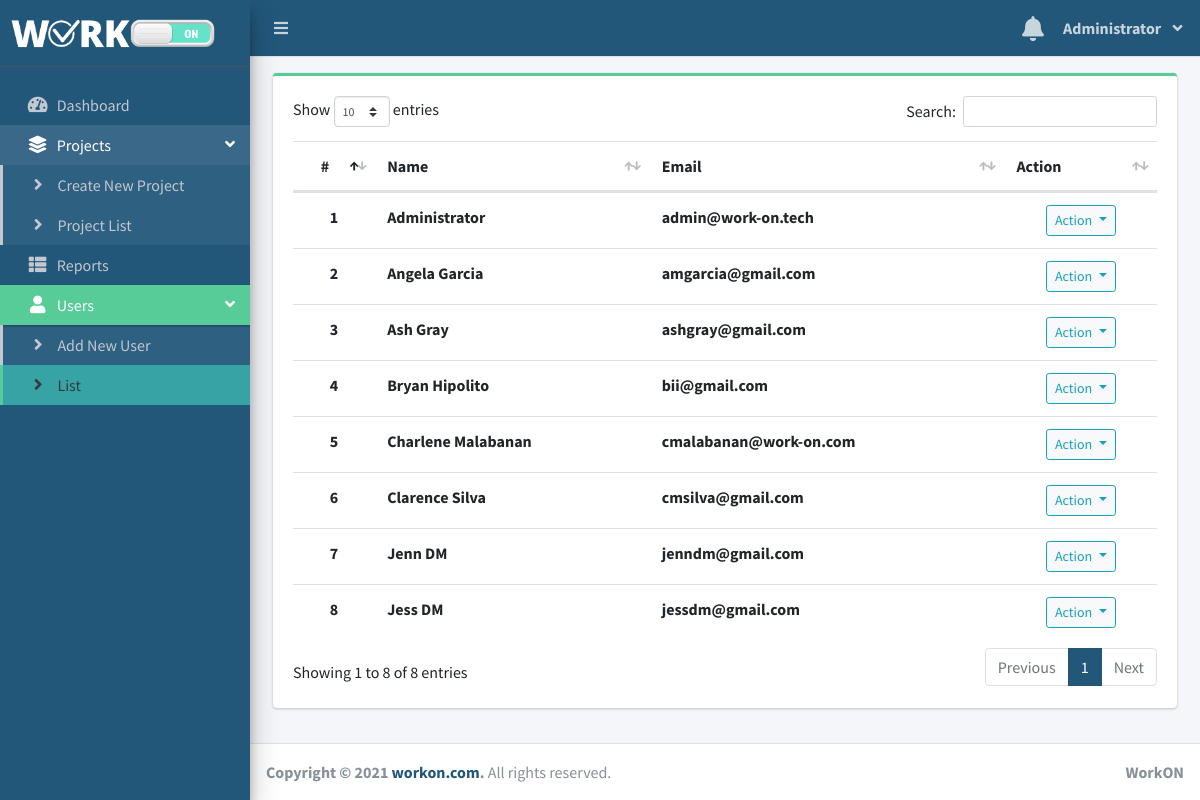
The page /index.php?page=user_list (signed in) on the database its author committed.
### tables this page shows
CREATE TABLE `users` (
  `id` int(30) NOT NULL,
  `firstname` varchar(200) NOT NULL,
  `lastname` varchar(200) NOT NULL,
  `email` varchar(200) NOT NULL,
  `password` text NOT NULL,
  `type` tinyint(1) DEFAULT 3 COMMENT '1=dean, 2=chair, 3=member',
  `avatar` text NOT NULL DEFAULT 'no-image-available.png',
  `task_status` int(11) NOT NULL DEFAULT 0 COMMENT '0=no-assigned,\r\n1=not-started,\r\n2=started,\r\n3=in-progress,\r\n4=in-review,\r\n5=completed',
  `selected_id` int(11) NOT NULL DEFAULT 0,
  `date_created` datetime NOT NULL DEFAULT current_timestamp()
);

### user_list.php (the view, shortened to what this page needs)
<?php include'db_connect.php' ?>
<div class="col-lg-12">
	<div class="card card-outline card-success">
		<div class="card-body">
			<div class="table-responsive xpand xpand-table x-scroll">
				<table class="table table-hover table-condensed " id="list">
					<thead>
						<tr>
							<th class="text-center">#</th>
							<th>Name</th>
							<th>Email</th>
							<th>Action</th>
						</tr>
					</thead>
					<tbody>
						<?php
						$i = 1;
						$qry = $conn->query("SELECT *,concat(firstname,' ',lastname) as name FROM users order by concat(firstname,' ',lastname) asc");
						while($row= $qry->fetch_assoc()):
						?>
						<tr>
							<th class="text-center"><?php echo $i++ ?></th>
							<td><b><?php echo ucwords($row['name']) ?></b></td>
							<td><b><?php echo $row['email'] ?></b></td>
							<td class="text-center">
								<button type="button" class="btn btn-default btn-sm btn-round border-info wave-effect text-info dropdown-toggle" data-toggle="dropdown" aria-expanded="true">
								Action
								</button>
							</td>
						</tr>
						<?php endwhile; ?>
					</tbody>
				</table>
			</div>
		</div>
	</div>
</div>

### rows shown on the page
users: name "Administrator", email "admin@work-on.tech"
users: name "Angela Garcia", email "amgarcia@gmail.com"
users: name "Ash Gray", email "ashgray@gmail.com"
users: name "Bryan Hipolito", email "bii@gmail.com"
users: name "Charlene Malabanan", email "cmalabanan@work-on.com"
users: name "Clarence Silva", email "cmsilva@gmail.com"
users: name "Jenn DM", email "jenndm@gmail.com"
users: name "Jess DM", email "jessdm@gmail.com"

### other values the page prints
$_SESSION['login_firstname'] "Administrator"
$_SESSION['system']['name'] "WorkON"
